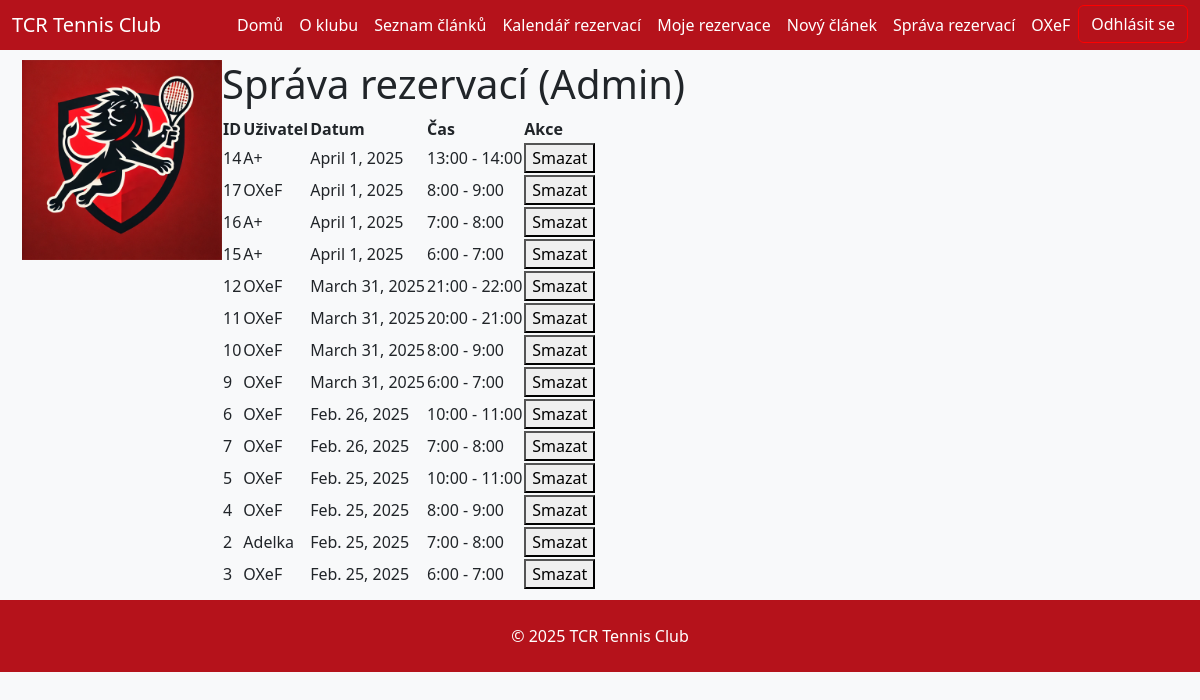
The page /reservation/admin/ (signed in) on the database as committed earlier.
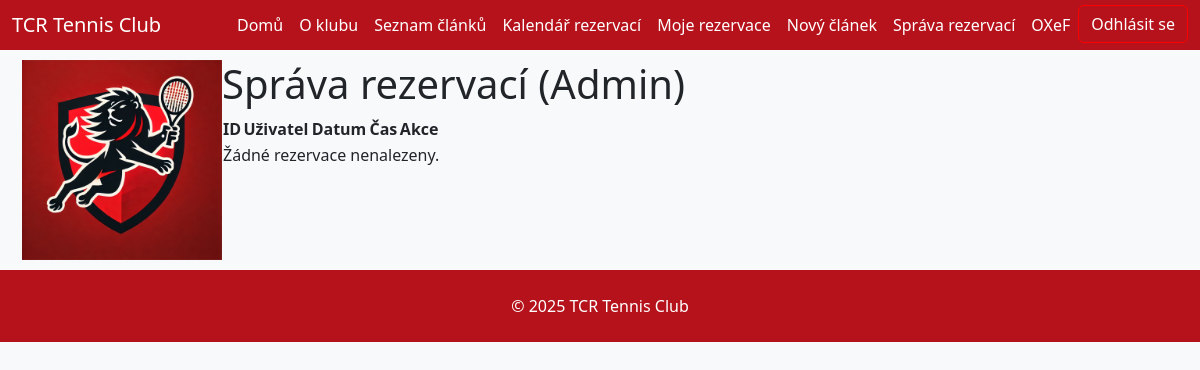
The same page on the database as committed later.
### users/models.py (models this page shows, shortened)
class CustomUser(AbstractUser):
    membership_paid = models.BooleanField(default=False, verbose_name="Zaplacený členský příspěvek")
    roles = models.ManyToManyField(Role, through='UserRole', related_name="users", blank=True)

### reservation/models.py (models this page shows, shortened)
class Reservation(models.Model):
    user = models.ForeignKey(
        settings.AUTH_USER_MODEL,  # Použijeme dynamický odkaz na custom uživatele
        on_delete=models.CASCADE,
        related_name='reservations'
    )
    date = models.DateField()
    start_hour = models.PositiveSmallIntegerField()
    end_hour = models.PositiveSmallIntegerField()
    created_at = models.DateTimeField(auto_now_add=True)
    updated_at = models.DateTimeField(auto_now=True)
    class Meta:
        constraints = [
            models.CheckConstraint(
                check=models.Q(start_hour__gte=6) & models.Q(start_hour__lte=21),
                name='valid_start_hour'
            ),
            models.CheckConstraint(
                check=models.Q(end_hour__gte=7) & models.Q(end_hour__lte=22),
                name='valid_end_hour'
            ),
            models.CheckConstraint(
                check=models.Q(end_hour__gt=models.F('start_hour')),
                name='end_after_start'
            ),
        ]
        ordering = ['date', 'start_hour']

### reservation/views.py (the view)
# urls.py: path('admin/', views.admin_reservations_view, name='admin_reservations'),
@staff_member_required
def admin_reservations_view(request):
    reservations = Reservation.objects.all().order_by('-date', '-start_hour')
    context = {"reservations": reservations}
    return render(request, "admin_reservations.html", context)

### reservation/templates/admin_reservations.html (shortened to what this page needs)
{% extends "base.html" %}
{% load static %}
{% block content %}
<h1>Správa rezervací (Admin)</h1>
<table class="admin-table">
    <thead>
        <tr>
            <th>ID</th>
            <th>Uživatel</th>
            <th>Datum</th>
            <th>Čas</th>
            <th>Akce</th>
        </tr>
    </thead>
    <tbody>
        {% for reservation in reservations %}
        <tr>
            <td>{{ reservation.id }}</td>
            <td>{{ reservation.user.username }}</td>
            <td>{{ reservation.date }}</td>
            <td>{{ reservation.start_hour }}:00 - {{ reservation.end_hour }}:00</td>
            <td>
                <form action="{% url 'delete_reservation' reservation.id %}" method="post">
                    <button type="submit">Smazat</button>
                </form>
            </td>
        </tr>
        {% empty %}
        <tr>
            <td colspan="5">Žádné rezervace nenalezeny.</td>
        </tr>
        {% endfor %}
    </tbody>
</table>
{% endblock %}

### core/templates/base.html (shortened to what this page needs)
{% load static %}
<!DOCTYPE html>
<html lang="cs">
<head>
  <link rel="stylesheet" href="https://cdn.jsdelivr.net/npm/bootstrap@5.3.0/dist/css/bootstrap.min.css">
  <link rel="stylesheet" href="{% static 'css/style.css' %}">
</head>
<body class="bg-light">
  {% include "header.html" %}
  <div class="container-fluid">
    <div class="d-flex">
      <div class="sidebar">
        <img src="{% static 'images/logo.png' %}" alt="Logo TCR">
      </div>
      <div class="main-content flex-grow-1">
        {% block content %}{% endblock content %}
      </div>
    </div>
  </div>
  {% include "footer.html" %}
</body>
</html>

### core/templates/header.html (shortened to what this page needs)
{% load static %}
<header>
  <nav class="navbar navbar-expand-lg" style="background-color: #b5121b; height: 50px;">
    <div class="container-fluid">
      <a class="navbar-brand text-white" href="{% url 'home' %}">TCR Tennis Club</a>
      <div class="collapse navbar-collapse" id="navbarSupportedContent">
        <ul class="navbar-nav ms-auto mb-2 mb-lg-0">
          <li class="nav-item"><a class="nav-link text-white" href="{% url 'home' %}">Domů</a></li>
          <li class="nav-item"><a class="nav-link text-white" href="{% url 'about' %}">O klubu</a></li>
          <li class="nav-item"><a class="nav-link text-white" href="{% url 'article_list' %}">Seznam článků</a></li>
          <li class="nav-item"><a class="nav-link text-white" href="{% url 'calendar' %}">Kalendář rezervací</a></li>
          <li class="nav-item"><a class="nav-link text-white" href="{% url 'my_reservations' %}">Moje rezervace</a></li>
          {% if user.is_authenticated and user.is_staff %}
            <li class="nav-item"><a class="nav-link text-white" href="{% url 'article_create' %}">Nový článek</a></li>
            <li class="nav-item"><a class="nav-link text-white" href="{% url 'admin_reservations' %}">Správa rezervací</a></li>
          {% endif %}
          {% if user.is_authenticated %}
            <li class="nav-item"><a class="nav-link text-white" href="{% url 'profile' %}">
                {{ user.get_full_name|default:user.username }}
              </a>
            </li>
            <form action="{% url 'logout' %}" method="post" style="display:inline;">
              <button type="submit" class="btn btn-custom">Odhlásit se</button>
            </form>
          {% endif %}
        </ul>
      </div>
    </div>
  </nav>
</header>

### core/templates/footer.html
<footer class="py-4" style="background-color: #b5121b;">
    <div class="container text-center text-white">
      <p class="mb-0">&copy; 2025 TCR Tennis Club</p>
    </div>
  </footer>

### static/css/style.css (style rules this page uses)
.sidebar { width: 200px; padding: 10px; background-color: #f8f9fa; }
.sidebar img { width: 200px; height: 200px; object-fit: cover; }
.main-content { padding: 10px; }
.btn-custom { background-color: #b5121b; border-color: red; color:white; transition: transform 0.3s ease; }

Rows that differ between the two databases and show on the page:
removed Reservation: id "14", user.username "A+", date "April 1, 2025", start_hour "13", end_hour "14"
removed Reservation: id "17", user.username "OXeF", date "April 1, 2025", start_hour "8", end_hour "9"
removed Reservation: id "16", user.username "A+", date "April 1, 2025", start_hour "7", end_hour "8"
removed Reservation: id "15", user.username "A+", date "April 1, 2025", start_hour "6", end_hour "7"
removed Reservation: id "12", user.username "OXeF", date "March 31, 2025", start_hour "21", end_hour "22"
removed Reservation: id "11", user.username "OXeF", date "March 31, 2025", start_hour "20", end_hour "21"
removed Reservation: id "10", user.username "OXeF", date "March 31, 2025", start_hour "8", end_hour "9"
removed Reservation: id "9", user.username "OXeF", date "March 31, 2025", start_hour "6", end_hour "7"
removed Reservation: id "6", user.username "OXeF", date "Feb. 26, 2025", start_hour "10", end_hour "11"
removed Reservation: id "7", user.username "OXeF", date "Feb. 26, 2025", start_hour "7", end_hour "8"
removed Reservation: id "5", user.username "OXeF", date "Feb. 25, 2025", start_hour "10", end_hour "11"
removed Reservation: id "4", user.username "OXeF", date "Feb. 25, 2025", start_hour "8", end_hour "9"
removed Reservation: id "2", user.username "Adelka", date "Feb. 25, 2025", start_hour "7", end_hour "8"
removed Reservation: id "3", user.username "OXeF", date "Feb. 25, 2025", start_hour "6", end_hour "7"
Other text that changed with them:
text now shown: "Žádné rezervace nenalezeny."
